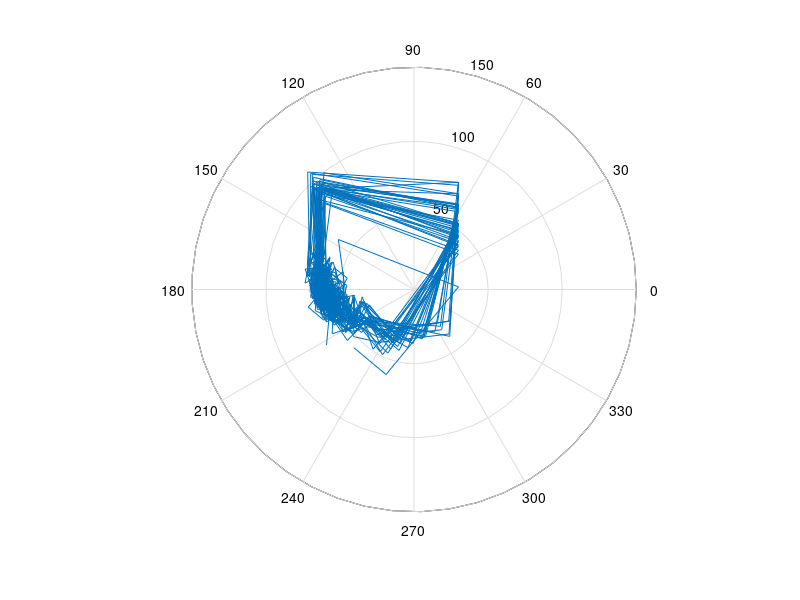
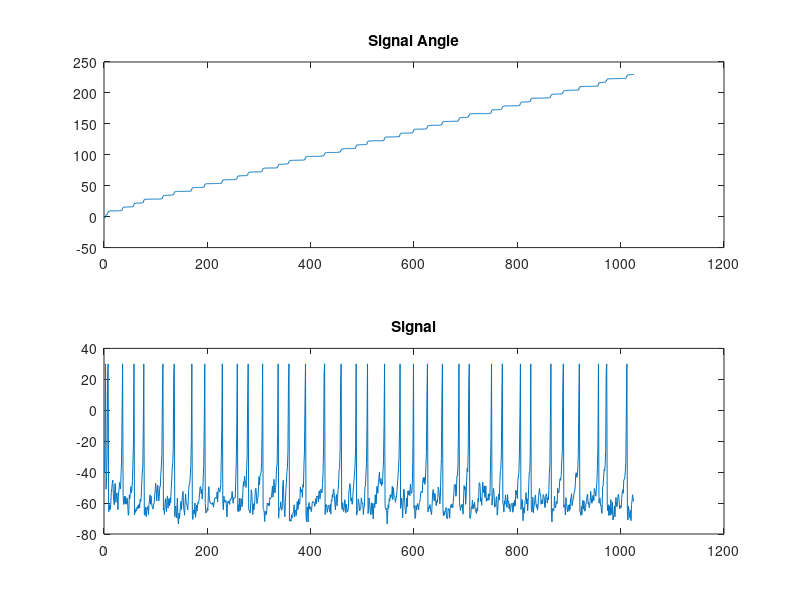
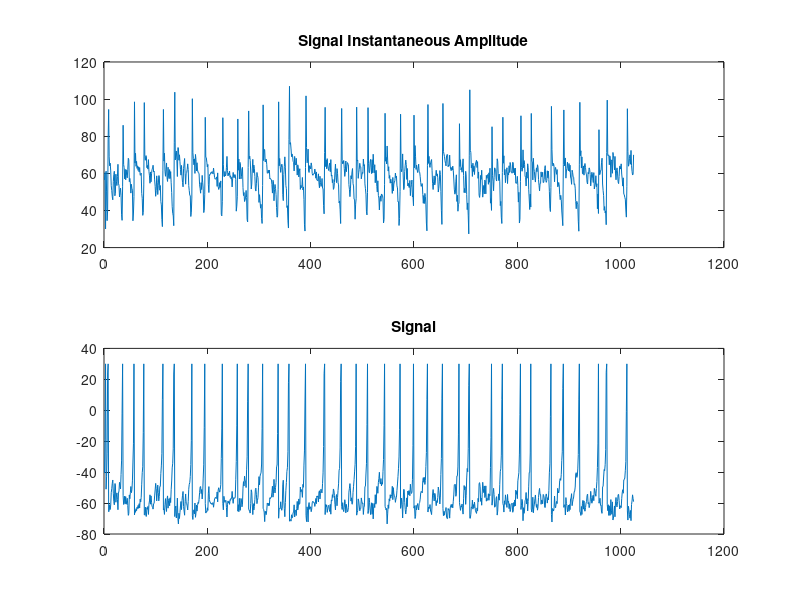
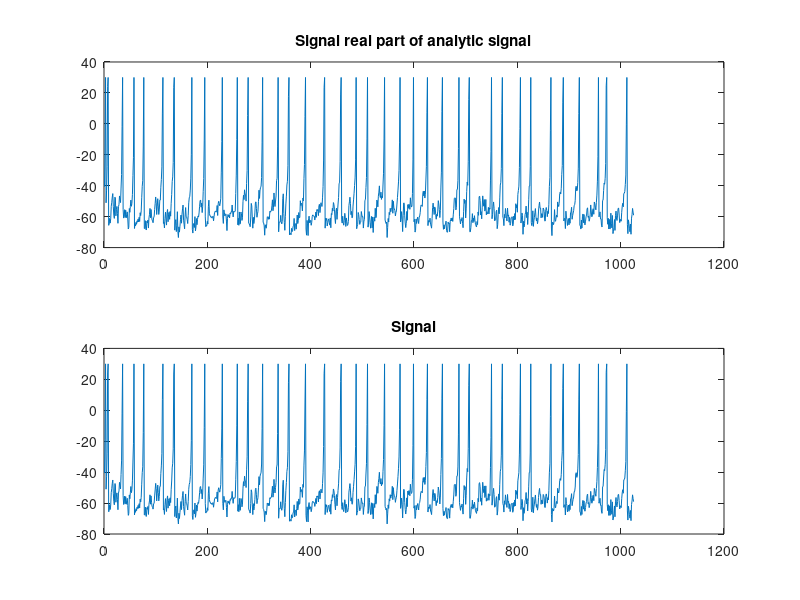

These figures' MATLAB source, in order:
 load VV1.mat
 x=hilbert(VV(5,:));
 xr=real(x);
 xi=imag(x);
 xabs=abs(x);
 xang=angle(x);
 polar(xang,xabs);
 xang=unwrap(angle(x));
 figure;
 subplot(2,1,1);plot(xang);title('Signal Angle');subplot(2,1,2);plot(xr);title('Signal');
 figure;
 subplot(2,1,1);plot(xabs);title('Signal Instantaneous Amplitude');subplot(2,1,2);plot(xr);title('Signal');
 figure;
 subplot(2,1,1);plot(xr);title('Signal real part of analytic signal');subplot(2,1,2);plot(xr);title('Signal');
 figure;
 subplot(2,1,1);plot(xi);title('Signal imaginary part of analytic signal');subplot(2,1,2);plot(xr);title('Signal');